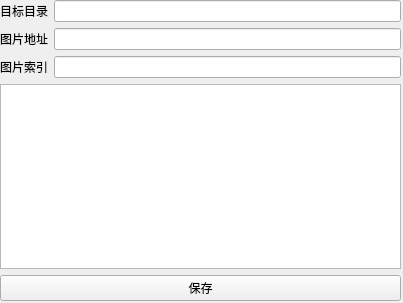
<?xml version="1.0" encoding="UTF-8"?>
<ui version="4.0">
 <class>Form</class>
 <widget class="QWidget" name="Form">
  <property name="geometry">
   <rect>
    <x>0</x>
    <y>0</y>
    <width>403</width>
    <height>303</height>
   </rect>
  </property>
  <property name="windowTitle">
   <string>保存图片</string>
  </property>
  <widget class="QWidget" name="verticalLayoutWidget">
   <property name="geometry">
    <rect>
     <x>0</x>
     <y>0</y>
     <width>401</width>
     <height>301</height>
    </rect>
   </property>
   <layout class="QVBoxLayout" name="verticalLayout">
    <item>
     <layout class="QHBoxLayout" name="horizontalLayout">
      <item>
       <widget class="QLabel" name="label">
        <property name="text">
         <string>目标目录</string>
        </property>
       </widget>
      </item>
      <item>
       <widget class="QLineEdit" name="save_path_edit"/>
      </item>
     </layout>
    </item>
    <item>
     <layout class="QHBoxLayout" name="horizontalLayout_2">
      <item>
       <widget class="QLabel" name="label_2">
        <property name="text">
         <string>图片地址</string>
        </property>
       </widget>
      </item>
      <item>
       <widget class="QLineEdit" name="pic_url_edit"/>
      </item>
     </layout>
    </item>
    <item>
     <layout class="QHBoxLayout" name="horizontalLayout_3">
      <item>
       <widget class="QLabel" name="label_3">
        <property name="text">
         <string>图片索引</string>
        </property>
       </widget>
      </item>
      <item>
       <widget class="QLineEdit" name="count_edit"/>
      </item>
     </layout>
    </item>
    <item>
     <widget class="QTextEdit" name="textEdit"/>
    </item>
    <item>
     <widget class="QPushButton" name="saveB">
      <property name="text">
       <string>保存</string>
      </property>
     </widget>
    </item>
   </layout>
  </widget>
 </widget>
 <resources/>
 <connections/>
</ui>
